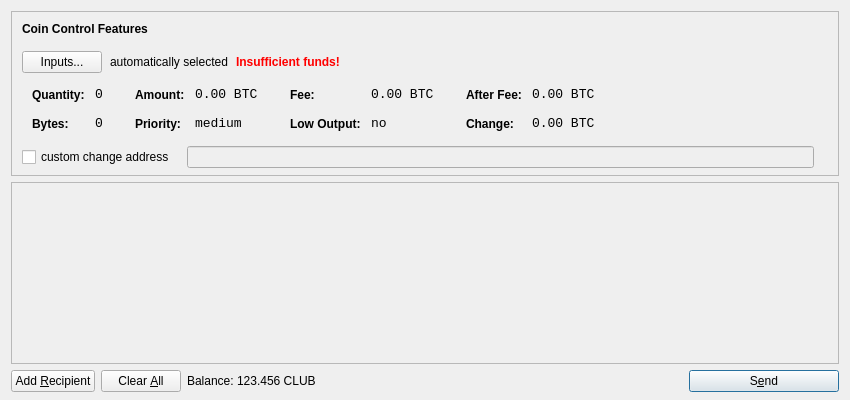
<?xml version="1.0" encoding="UTF-8"?>
<ui version="4.0">
 <class>SendCoinsDialog</class>
 <widget class="QDialog" name="SendCoinsDialog">
  <property name="geometry">
   <rect>
    <x>0</x>
    <y>0</y>
    <width>850</width>
    <height>400</height>
   </rect>
  </property>
  <property name="windowTitle">
   <string>Send Coins</string>
  </property>
  <layout class="QVBoxLayout" name="verticalLayout" stretch="0,1,0">
   <property name="bottomMargin">
    <number>8</number>
   </property>
   <item>
    <widget class="QFrame" name="frameCoinControl">
     <property name="sizePolicy">
      <sizepolicy hsizetype="Expanding" vsizetype="Expanding">
       <horstretch>0</horstretch>
       <verstretch>0</verstretch>
      </sizepolicy>
     </property>
     <property name="maximumSize">
      <size>
       <width>16777215</width>
       <height>16777215</height>
      </size>
     </property>
     <property name="frameShape">
      <enum>QFrame::StyledPanel</enum>
     </property>
     <property name="frameShadow">
      <enum>QFrame::Sunken</enum>
     </property>
     <layout class="QVBoxLayout" name="verticalLayoutCoinControl2">
      <property name="spacing">
       <number>-1</number>
      </property>
      <property name="leftMargin">
       <number>0</number>
      </property>
      <property name="topMargin">
       <number>0</number>
      </property>
      <property name="rightMargin">
       <number>0</number>
      </property>
      <property name="bottomMargin">
       <number>6</number>
      </property>
      <item>
       <layout class="QVBoxLayout" name="verticalLayoutCoinControl" stretch="0,0,0,0,1">
        <property name="spacing">
         <number>0</number>
        </property>
        <property name="leftMargin">
         <number>10</number>
        </property>
        <property name="topMargin">
         <number>10</number>
        </property>
        <item>
         <layout class="QHBoxLayout" name="horizontalLayoutCoinControl1">
          <property name="bottomMargin">
           <number>15</number>
          </property>
          <item>
           <widget class="QLabel" name="labelCoinControlFeatures">
            <property name="sizePolicy">
             <sizepolicy hsizetype="Preferred" vsizetype="Maximum">
              <horstretch>0</horstretch>
              <verstretch>0</verstretch>
             </sizepolicy>
            </property>
            <property name="font">
             <font>
              <weight>75</weight>
              <bold>true</bold>
             </font>
            </property>
            <property name="styleSheet">
             <string notr="true">font-weight:bold;</string>
            </property>
            <property name="text">
             <string>Coin Control Features</string>
            </property>
           </widget>
          </item>
         </layout>
        </item>
        <item>
         <layout class="QHBoxLayout" name="horizontalLayoutCoinControl2" stretch="0,0,0,0">
          <property name="spacing">
           <number>8</number>
          </property>
          <property name="bottomMargin">
           <number>10</number>
          </property>
          <item>
           <widget class="QPushButton" name="pushButtonCoinControl">
            <property name="styleSheet">
             <string notr="true"/>
            </property>
            <property name="text">
             <string>Inputs...</string>
            </property>
           </widget>
          </item>
          <item>
           <widget class="QLabel" name="labelCoinControlAutomaticallySelected">
            <property name="text">
             <string>automatically selected</string>
            </property>
            <property name="margin">
             <number>5</number>
            </property>
           </widget>
          </item>
          <item>
           <widget class="QLabel" name="labelCoinControlInsuffFunds">
            <property name="font">
             <font>
              <weight>75</weight>
              <bold>true</bold>
             </font>
            </property>
            <property name="styleSheet">
             <string notr="true">color:red;font-weight:bold;</string>
            </property>
            <property name="text">
             <string>Insufficient funds!</string>
            </property>
            <property name="margin">
             <number>5</number>
            </property>
           </widget>
          </item>
          <item>
           <spacer name="horizontalSpacerCoinControl">
            <property name="orientation">
             <enum>Qt::Horizontal</enum>
            </property>
            <property name="sizeHint" stdset="0">
             <size>
              <width>40</width>
              <height>1</height>
             </size>
            </property>
           </spacer>
          </item>
         </layout>
        </item>
        <item>
         <widget class="QWidget" name="widgetCoinControl" native="true">
          <property name="sizePolicy">
           <sizepolicy hsizetype="Preferred" vsizetype="Preferred">
            <horstretch>0</horstretch>
            <verstretch>0</verstretch>
           </sizepolicy>
          </property>
          <property name="minimumSize">
           <size>
            <width>0</width>
            <height>0</height>
           </size>
          </property>
          <property name="styleSheet">
           <string notr="true"/>
          </property>
          <layout class="QHBoxLayout" name="horizontalLayoutCoinControl5">
           <property name="margin">
            <number>0</number>
           </property>
           <item>
            <layout class="QHBoxLayout" name="horizontalLayoutCoinControl3" stretch="0,0,0,1">
             <property name="spacing">
              <number>20</number>
             </property>
             <property name="topMargin">
              <number>0</number>
             </property>
             <property name="bottomMargin">
              <number>10</number>
             </property>
             <item>
              <layout class="QFormLayout" name="formLayoutCoinControl1">
               <property name="horizontalSpacing">
                <number>10</number>
               </property>
               <property name="verticalSpacing">
                <number>14</number>
               </property>
               <property name="leftMargin">
                <number>10</number>
               </property>
               <property name="topMargin">
                <number>4</number>
               </property>
               <property name="rightMargin">
                <number>6</number>
               </property>
               <item row="0" column="0">
                <widget class="QLabel" name="labelCoinControlQuantityText">
                 <property name="styleSheet">
                  <string notr="true">font-weight:bold;</string>
                 </property>
                 <property name="text">
                  <string>Quantity:</string>
                 </property>
                 <property name="margin">
                  <number>0</number>
                 </property>
                </widget>
               </item>
               <item row="0" column="1">
                <widget class="QLabel" name="labelCoinControlQuantity">
                 <property name="font">
                  <font>
                   <family>Monospace</family>
                   <pointsize>10</pointsize>
                  </font>
                 </property>
                 <property name="cursor">
                  <cursorShape>IBeamCursor</cursorShape>
                 </property>
                 <property name="contextMenuPolicy">
                  <enum>Qt::ActionsContextMenu</enum>
                 </property>
                 <property name="text">
                  <string notr="true">0</string>
                 </property>
                 <property name="margin">
                  <number>0</number>
                 </property>
                 <property name="textInteractionFlags">
                  <set>Qt::LinksAccessibleByMouse|Qt::TextSelectableByKeyboard|Qt::TextSelectableByMouse</set>
                 </property>
                </widget>
               </item>
               <item row="1" column="0">
                <widget class="QLabel" name="labelCoinControlBytesText">
                 <property name="styleSheet">
                  <string notr="true">font-weight:bold;</string>
                 </property>
                 <property name="text">
                  <string>Bytes:</string>
                 </property>
                </widget>
               </item>
               <item row="1" column="1">
                <widget class="QLabel" name="labelCoinControlBytes">
                 <property name="font">
                  <font>
                   <family>Monospace</family>
                   <pointsize>10</pointsize>
                  </font>
                 </property>
                 <property name="cursor">
                  <cursorShape>IBeamCursor</cursorShape>
                 </property>
                 <property name="contextMenuPolicy">
                  <enum>Qt::ActionsContextMenu</enum>
                 </property>
                 <property name="text">
                  <string notr="true">0</string>
                 </property>
                 <property name="textInteractionFlags">
                  <set>Qt::LinksAccessibleByMouse|Qt::TextSelectableByKeyboard|Qt::TextSelectableByMouse</set>
                 </property>
                </widget>
               </item>
              </layout>
             </item>
             <item>
              <layout class="QFormLayout" name="formLayoutCoinControl2">
               <property name="horizontalSpacing">
                <number>10</number>
               </property>
               <property name="verticalSpacing">
                <number>14</number>
               </property>
               <property name="leftMargin">
                <number>6</number>
               </property>
               <property name="topMargin">
                <number>4</number>
               </property>
               <property name="rightMargin">
                <number>6</number>
               </property>
               <item row="0" column="0">
                <widget class="QLabel" name="labelCoinControlAmountText">
                 <property name="styleSheet">
                  <string notr="true">font-weight:bold;</string>
                 </property>
                 <property name="text">
                  <string>Amount:</string>
                 </property>
                 <property name="margin">
                  <number>0</number>
                 </property>
                </widget>
               </item>
               <item row="0" column="1">
                <widget class="QLabel" name="labelCoinControlAmount">
                 <property name="font">
                  <font>
                   <family>Monospace</family>
                   <pointsize>10</pointsize>
                  </font>
                 </property>
                 <property name="cursor">
                  <cursorShape>IBeamCursor</cursorShape>
                 </property>
                 <property name="contextMenuPolicy">
                  <enum>Qt::ActionsContextMenu</enum>
                 </property>
                 <property name="text">
                  <string notr="true">0.00 BTC</string>
                 </property>
                 <property name="textInteractionFlags">
                  <set>Qt::LinksAccessibleByMouse|Qt::TextSelectableByKeyboard|Qt::TextSelectableByMouse</set>
                 </property>
                </widget>
               </item>
               <item row="1" column="0">
                <widget class="QLabel" name="labelCoinControlPriorityText">
                 <property name="styleSheet">
                  <string notr="true">font-weight:bold;</string>
                 </property>
                 <property name="text">
                  <string>Priority:</string>
                 </property>
                </widget>
               </item>
               <item row="1" column="1">
                <widget class="QLabel" name="labelCoinControlPriority">
                 <property name="font">
                  <font>
                   <family>Monospace</family>
                   <pointsize>10</pointsize>
                  </font>
                 </property>
                 <property name="cursor">
                  <cursorShape>IBeamCursor</cursorShape>
                 </property>
                 <property name="contextMenuPolicy">
                  <enum>Qt::ActionsContextMenu</enum>
                 </property>
                 <property name="text">
                  <string>medium</string>
                 </property>
                 <property name="textInteractionFlags">
                  <set>Qt::LinksAccessibleByMouse|Qt::TextSelectableByKeyboard|Qt::TextSelectableByMouse</set>
                 </property>
                </widget>
               </item>
              </layout>
             </item>
             <item>
              <layout class="QFormLayout" name="formLayoutCoinControl3">
               <property name="horizontalSpacing">
                <number>10</number>
               </property>
               <property name="verticalSpacing">
                <number>14</number>
               </property>
               <property name="leftMargin">
                <number>6</number>
               </property>
               <property name="topMargin">
                <number>4</number>
               </property>
               <property name="rightMargin">
                <number>6</number>
               </property>
               <item row="0" column="0">
                <widget class="QLabel" name="labelCoinControlFeeText">
                 <property name="styleSheet">
                  <string notr="true">font-weight:bold;</string>
                 </property>
                 <property name="text">
                  <string>Fee:</string>
                 </property>
                 <property name="margin">
                  <number>0</number>
                 </property>
                </widget>
               </item>
               <item row="0" column="1">
                <widget class="QLabel" name="labelCoinControlFee">
                 <property name="font">
                  <font>
                   <family>Monospace</family>
                   <pointsize>10</pointsize>
                  </font>
                 </property>
                 <property name="cursor">
                  <cursorShape>IBeamCursor</cursorShape>
                 </property>
                 <property name="contextMenuPolicy">
                  <enum>Qt::ActionsContextMenu</enum>
                 </property>
                 <property name="text">
                  <string notr="true">0.00 BTC</string>
                 </property>
                 <property name="textInteractionFlags">
                  <set>Qt::LinksAccessibleByMouse|Qt::TextSelectableByKeyboard|Qt::TextSelectableByMouse</set>
                 </property>
                </widget>
               </item>
               <item row="1" column="0">
                <widget class="QLabel" name="labelCoinControlLowOutputText">
                 <property name="styleSheet">
                  <string notr="true">font-weight:bold;</string>
                 </property>
                 <property name="text">
                  <string>Low Output:</string>
                 </property>
                </widget>
               </item>
               <item row="1" column="1">
                <widget class="QLabel" name="labelCoinControlLowOutput">
                 <property name="font">
                  <font>
                   <family>Monospace</family>
                   <pointsize>10</pointsize>
                  </font>
                 </property>
                 <property name="cursor">
                  <cursorShape>IBeamCursor</cursorShape>
                 </property>
                 <property name="contextMenuPolicy">
                  <enum>Qt::ActionsContextMenu</enum>
                 </property>
                 <property name="text">
                  <string>no</string>
                 </property>
                 <property name="textInteractionFlags">
                  <set>Qt::LinksAccessibleByMouse|Qt::TextSelectableByKeyboard|Qt::TextSelectableByMouse</set>
                 </property>
                </widget>
               </item>
              </layout>
             </item>
             <item>
              <layout class="QFormLayout" name="formLayoutCoinControl4">
               <property name="horizontalSpacing">
                <number>10</number>
               </property>
               <property name="verticalSpacing">
                <number>14</number>
               </property>
               <property name="leftMargin">
                <number>6</number>
               </property>
               <property name="topMargin">
                <number>4</number>
               </property>
               <property name="rightMargin">
                <number>6</number>
               </property>
               <item row="0" column="0">
                <widget class="QLabel" name="labelCoinControlAfterFeeText">
                 <property name="styleSheet">
                  <string notr="true">font-weight:bold;</string>
                 </property>
                 <property name="text">
                  <string>After Fee:</string>
                 </property>
                 <property name="margin">
                  <number>0</number>
                 </property>
                </widget>
               </item>
               <item row="0" column="1">
                <widget class="QLabel" name="labelCoinControlAfterFee">
                 <property name="font">
                  <font>
                   <family>Monospace</family>
                   <pointsize>10</pointsize>
                  </font>
                 </property>
                 <property name="cursor">
                  <cursorShape>IBeamCursor</cursorShape>
                 </property>
                 <property name="contextMenuPolicy">
                  <enum>Qt::ActionsContextMenu</enum>
                 </property>
                 <property name="text">
                  <string notr="true">0.00 BTC</string>
                 </property>
                 <property name="textInteractionFlags">
                  <set>Qt::LinksAccessibleByMouse|Qt::TextSelectableByKeyboard|Qt::TextSelectableByMouse</set>
                 </property>
                </widget>
               </item>
               <item row="1" column="0">
                <widget class="QLabel" name="labelCoinControlChangeText">
                 <property name="styleSheet">
                  <string notr="true">font-weight:bold;</string>
                 </property>
                 <property name="text">
                  <string>Change:</string>
                 </property>
                </widget>
               </item>
               <item row="1" column="1">
                <widget class="QLabel" name="labelCoinControlChange">
                 <property name="font">
                  <font>
                   <family>Monospace</family>
                   <pointsize>10</pointsize>
                  </font>
                 </property>
                 <property name="cursor">
                  <cursorShape>IBeamCursor</cursorShape>
                 </property>
                 <property name="contextMenuPolicy">
                  <enum>Qt::ActionsContextMenu</enum>
                 </property>
                 <property name="text">
                  <string notr="true">0.00 BTC</string>
                 </property>
                 <property name="textInteractionFlags">
                  <set>Qt::LinksAccessibleByMouse|Qt::TextSelectableByKeyboard|Qt::TextSelectableByMouse</set>
                 </property>
                </widget>
               </item>
              </layout>
             </item>
            </layout>
           </item>
          </layout>
         </widget>
        </item>
        <item>
         <layout class="QHBoxLayout" name="horizontalLayoutCoinControl4" stretch="0,0,0">
          <property name="spacing">
           <number>12</number>
          </property>
          <property name="sizeConstraint">
           <enum>QLayout::SetDefaultConstraint</enum>
          </property>
          <property name="topMargin">
           <number>5</number>
          </property>
          <property name="rightMargin">
           <number>5</number>
          </property>
          <item>
           <widget class="QCheckBox" name="checkBoxCoinControlChange">
            <property name="text">
             <string>custom change address</string>
            </property>
           </widget>
          </item>
          <item>
           <widget class="QLineEdit" name="lineEditCoinControlChange">
            <property name="enabled">
             <bool>false</bool>
            </property>
            <property name="sizePolicy">
             <sizepolicy hsizetype="Expanding" vsizetype="Fixed">
              <horstretch>0</horstretch>
              <verstretch>0</verstretch>
             </sizepolicy>
            </property>
           </widget>
          </item>
          <item>
           <widget class="QLabel" name="labelCoinControlChangeLabel">
            <property name="sizePolicy">
             <sizepolicy hsizetype="Preferred" vsizetype="Expanding">
              <horstretch>0</horstretch>
              <verstretch>0</verstretch>
             </sizepolicy>
            </property>
            <property name="minimumSize">
             <size>
              <width>0</width>
              <height>0</height>
             </size>
            </property>
            <property name="text">
             <string/>
            </property>
            <property name="margin">
             <number>3</number>
            </property>
           </widget>
          </item>
         </layout>
        </item>
        <item>
         <spacer name="verticalSpacerCoinControl">
          <property name="orientation">
           <enum>Qt::Vertical</enum>
          </property>
          <property name="sizeHint" stdset="0">
           <size>
            <width>800</width>
            <height>1</height>
           </size>
          </property>
         </spacer>
        </item>
       </layout>
      </item>
     </layout>
    </widget>
   </item>
   <item>
    <widget class="QScrollArea" name="scrollArea">
     <property name="widgetResizable">
      <bool>true</bool>
     </property>
     <widget class="QWidget" name="scrollAreaWidgetContents">
      <property name="geometry">
       <rect>
        <x>0</x>
        <y>0</y>
        <width>830</width>
        <height>165</height>
       </rect>
      </property>
      <layout class="QVBoxLayout" name="verticalLayout_2">
       <property name="margin">
        <number>0</number>
       </property>
       <item>
        <layout class="QVBoxLayout" name="entries">
         <property name="spacing">
          <number>6</number>
         </property>
        </layout>
       </item>
       <item>
        <spacer name="verticalSpacer">
         <property name="orientation">
          <enum>Qt::Vertical</enum>
         </property>
         <property name="sizeHint" stdset="0">
          <size>
           <width>20</width>
           <height>40</height>
          </size>
         </property>
        </spacer>
       </item>
      </layout>
     </widget>
    </widget>
   </item>
   <item>
    <layout class="QHBoxLayout" name="horizontalLayout">
     <item>
      <widget class="QPushButton" name="addButton">
       <property name="toolTip">
        <string>Send to multiple recipients at once</string>
       </property>
       <property name="text">
        <string>Add &amp;Recipient</string>
       </property>
       <property name="icon">
        <iconset resource="../bitcoin.qrc">
         <normaloff>:/icons/add</normaloff>:/icons/add</iconset>
       </property>
       <property name="autoDefault">
        <bool>false</bool>
       </property>
      </widget>
     </item>
     <item>
      <widget class="QPushButton" name="clearButton">
       <property name="sizePolicy">
        <sizepolicy hsizetype="Minimum" vsizetype="Fixed">
         <horstretch>0</horstretch>
         <verstretch>0</verstretch>
        </sizepolicy>
       </property>
       <property name="toolTip">
        <string>Remove all transaction fields</string>
       </property>
       <property name="text">
        <string>Clear &amp;All</string>
       </property>
       <property name="icon">
        <iconset resource="../bitcoin.qrc">
         <normaloff>:/icons/remove</normaloff>:/icons/remove</iconset>
       </property>
       <property name="autoRepeatDelay">
        <number>300</number>
       </property>
       <property name="autoDefault">
        <bool>false</bool>
       </property>
      </widget>
     </item>
     <item>
      <layout class="QHBoxLayout" name="horizontalLayout_2">
       <property name="spacing">
        <number>3</number>
       </property>
       <item>
        <widget class="QLabel" name="label">
         <property name="text">
          <string>Balance:</string>
         </property>
        </widget>
       </item>
       <item>
        <widget class="QLabel" name="labelBalance">
         <property name="cursor">
          <cursorShape>IBeamCursor</cursorShape>
         </property>
         <property name="text">
          <string>123.456 CLUB</string>
         </property>
         <property name="textInteractionFlags">
          <set>Qt::LinksAccessibleByMouse|Qt::TextSelectableByKeyboard|Qt::TextSelectableByMouse</set>
         </property>
        </widget>
       </item>
      </layout>
     </item>
     <item>
      <spacer name="horizontalSpacer">
       <property name="orientation">
        <enum>Qt::Horizontal</enum>
       </property>
       <property name="sizeHint" stdset="0">
        <size>
         <width>40</width>
         <height>20</height>
        </size>
       </property>
      </spacer>
     </item>
     <item>
      <widget class="QPushButton" name="sendButton">
       <property name="minimumSize">
        <size>
         <width>150</width>
         <height>0</height>
        </size>
       </property>
       <property name="toolTip">
        <string>Confirm the send action</string>
       </property>
       <property name="text">
        <string>S&amp;end</string>
       </property>
       <property name="icon">
        <iconset resource="../bitcoin.qrc">
         <normaloff>:/icons/send</normaloff>:/icons/send</iconset>
       </property>
       <property name="default">
        <bool>true</bool>
       </property>
      </widget>
     </item>
    </layout>
   </item>
  </layout>
 </widget>
 <resources>
  <include location="../bitcoin.qrc"/>
 </resources>
 <connections/>
</ui>
